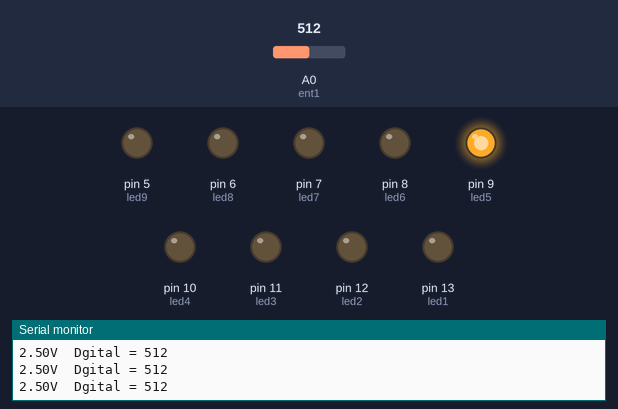
The sketch below on a simulated Arduino Uno, built with avr-gcc and run on an emulated ATmega328P. Shown: output pins drawn as LEDs (lit = HIGH), the last lines printed to the serial monitor. Inputs (shaded band) come from the test bench; at power-on: A0 (ent1) = 512.

Above: at 1.2 s.
1.3 s: A0 (ent1) set to 600
2.8 s: A0 (ent1) set to 623
At 3.3 s:
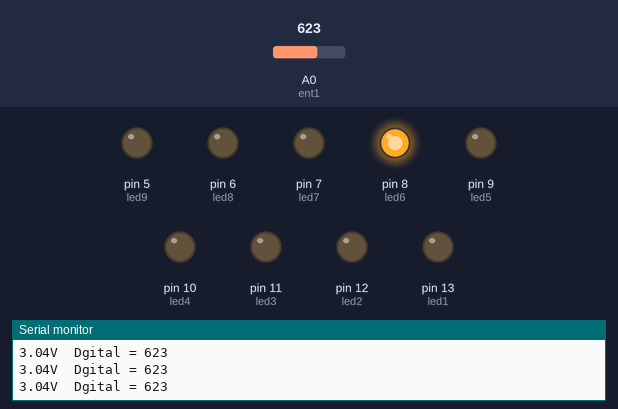
4.3 s: A0 (ent1) set to 706
7.3 s: A0 (ent1) set to 728
At 7.9 s:
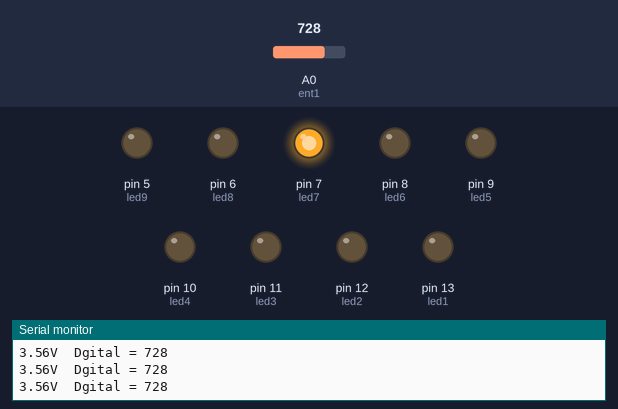
8.8 s: A0 (ent1) set to 992
At 9.6 s:
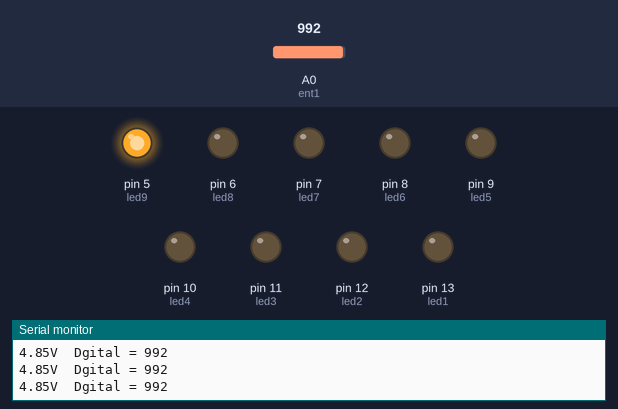
10.3 s: A0 (ent1) set to 1009
Timing chart, 0 to 12.8 s (numbered marks = the images above; inputs shaded):
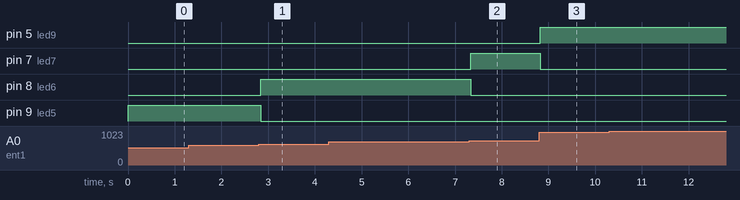

Measured:
- the behaviour switches between 613 and 614 on A0 (ent1) (found by bisection; images 0 and 1)
- the behaviour switches between 716 and 717 on A0 (ent1) (found by bisection; images 1 and 2)
- after the input at 2.8 s, pin 8 (led6): LOW → HIGH at once; pin 9 (led5): HIGH → LOW at once
- after the input at 7.3 s, pin 7 (led7): LOW → HIGH at once; pin 8 (led6): HIGH → LOW at once
- after the input at 8.8 s, pin 5 (led9): LOW → HIGH at once; pin 7 (led7): HIGH → LOW at once

The sketch:

led_tensao2_110926.ino
```cpp
#define led1 13
#define led2 12
#define led3 11
#define led4 10
#define led5 9
#define led6 8
#define led7 7
#define led8 6
#define led9 5
#define ent1 A0

int valor_digital = 0;
float tensao;

void setup() {
  pinMode(led1, OUTPUT);
  pinMode(led2, OUTPUT);
  pinMode(led3, OUTPUT);
  pinMode(led4, OUTPUT);
  pinMode(led5, OUTPUT);
  pinMode(led6, OUTPUT);
  pinMode(led7, OUTPUT);
  pinMode(led8, OUTPUT);
  pinMode(led9, OUTPUT);

  Serial.begin(9600);


}

void loop() {

  valor_digital = analogRead(ent1);
  tensao = valor_digital * (5.0 / 1023);
  Serial.print(tensao);
   Serial.print("V  Dgital = ");
  Serial.println(valor_digital);


  if((tensao >= 0.5) && (tensao < 1.0))
    digitalWrite(led1, HIGH);
  else
    digitalWrite(led1, LOW);


  if((tensao >= 1.0) && (tensao < 1.5))
    digitalWrite(led2, HIGH);
  else
    digitalWrite(led2, LOW);


  if((tensao >= 1.5) && (tensao < 2.0))
    digitalWrite(led3, HIGH);
  else
    digitalWrite(led3, LOW);


  if((tensao >= 2.0) && (tensao < 2.5))
    digitalWrite(led4, HIGH);
  else
    digitalWrite(led4, LOW);


  if((tensao >= 2.5) && (tensao < 3.0))
    digitalWrite(led5, HIGH);
  else
    digitalWrite(led5, LOW);


  if((tensao >= 3.0) && (tensao < 3.5))
    digitalWrite(led6, HIGH);
  else
    digitalWrite(led6, LOW);


  if((tensao >= 3.5) && (tensao < 4.0))
    digitalWrite(led7, HIGH);
  else
    digitalWrite(led7, LOW);


  if((tensao >= 4.0) && (tensao < 4.5))
    digitalWrite(led8, HIGH);
  else
    digitalWrite(led8, LOW);


  if(tensao >= 4.5)
    digitalWrite(led9, HIGH);
  else
    digitalWrite(led9, LOW);

}
```
